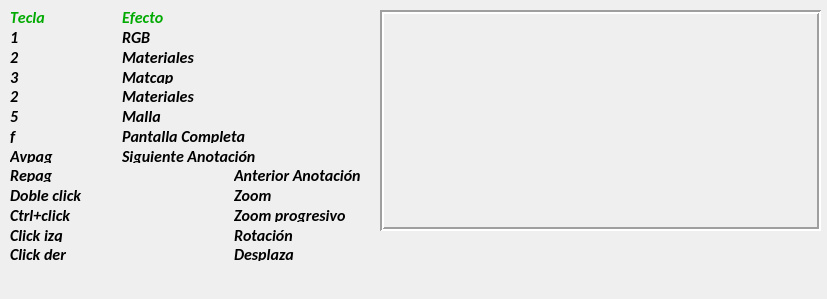
   <widget class="QWidget" name="page_6">
    <property name="geometry">
     <rect>
      <x>0</x>
      <y>0</y>
      <width>827</width>
      <height>299</height>
     </rect>
    </property>
    <attribute name="label">
     <string>Navegación</string>
    </attribute>
    <widget class="QLabel" name="label_6">
     <property name="geometry">
      <rect>
       <x>380</x>
       <y>10</y>
       <width>441</width>
       <height>221</height>
      </rect>
     </property>
     <property name="frameShape">
      <enum>QFrame::Box</enum>
     </property>
     <property name="frameShadow">
      <enum>QFrame::Sunken</enum>
     </property>
     <property name="lineWidth">
      <number>2</number>
     </property>
     <property name="text">
      <string/>
     </property>
     <property name="pixmap">
      <pixmap>../icons/CABO2.jpg</pixmap>
     </property>
     <property name="scaledContents">
      <bool>true</bool>
     </property>
    </widget>
    <widget class="QWidget" name="layoutWidget">
     <property name="geometry">
      <rect>
       <x>10</x>
       <y>10</y>
       <width>351</width>
       <height>251</height>
      </rect>
     </property>
     <layout class="QGridLayout" name="gridLayout_9">
      <item row="0" column="0">
       <widget class="QLabel" name="label_99">
        <property name="font">
         <font>
          <family>Calibri</family>
          <pointsize>12</pointsize>
          <weight>75</weight>
          <italic>true</italic>
          <bold>true</bold>
          <kerning>false</kerning>
         </font>
        </property>
        <property name="styleSheet">
         <string notr="true">color: rgb(0, 170, 0);</string>
        </property>
        <property name="text">
         <string>Tecla</string>
        </property>
       </widget>
      </item>
      <item row="0" column="1" colspan="2">
       <widget class="QLabel" name="label_101">
        <property name="font">
         <font>
          <family>Calibri</family>
          <pointsize>12</pointsize>
          <weight>75</weight>
          <italic>true</italic>
          <bold>true</bold>
          <kerning>false</kerning>
         </font>
        </property>
        <property name="styleSheet">
         <string notr="true">color: rgb(0, 170, 0);</string>
        </property>
        <property name="text">
         <string>Efecto</string>
        </property>
       </widget>
      </item>
      <item row="1" column="0">
       <widget class="QLabel" name="label_100">
        <property name="font">
         <font>
          <family>Calibri</family>
          <pointsize>12</pointsize>
          <weight>75</weight>
          <italic>true</italic>
          <bold>true</bold>
          <kerning>false</kerning>
         </font>
        </property>
        <property name="styleSheet">
         <string notr="true">color: rgb(0, 0, 0);</string>
        </property>
        <property name="text">
         <string>1</string>
        </property>
       </widget>
      </item>
      <item row="1" column="1" colspan="2">
       <widget class="QLabel" name="label_102">
        <property name="font">
         <font>
          <family>Calibri</family>
          <pointsize>12</pointsize>
          <weight>75</weight>
          <italic>true</italic>
          <bold>true</bold>
          <kerning>false</kerning>
         </font>
        </property>
        <property name="styleSheet">
         <string notr="true">color: rgb(0, 0, 0);</string>
        </property>
        <property name="text">
         <string>RGB</string>
        </property>
       </widget>
      </item>
      <item row="2" column="0">
       <widget class="QLabel" name="label_105">
        <property name="font">
         <font>
          <family>Calibri</family>
          <pointsize>12</pointsize>
          <weight>75</weight>
          <italic>true</italic>
          <bold>true</bold>
          <kerning>false</kerning>
         </font>
        </property>
        <property name="styleSheet">
         <string notr="true">color: rgb(0, 0, 0);</string>
        </property>
        <property name="text">
         <string>2</string>
        </property>
       </widget>
      </item>
      <item row="2" column="1" colspan="2">
       <widget class="QLabel" name="label_106">
        <property name="font">
         <font>
          <family>Calibri</family>
          <pointsize>12</pointsize>
          <weight>75</weight>
          <italic>true</italic>
          <bold>true</bold>
          <kerning>false</kerning>
         </font>
        </property>
        <property name="styleSheet">
         <string notr="true">color: rgb(0, 0, 0);</string>
        </property>
        <property name="text">
         <string>Materiales</string>
        </property>
       </widget>
      </item>
      <item row="3" column="0">
       <widget class="QLabel" name="label_104">
        <property name="font">
         <font>
          <family>Calibri</family>
          <pointsize>12</pointsize>
          <weight>75</weight>
          <italic>true</italic>
          <bold>true</bold>
          <kerning>false</kerning>
         </font>
        </property>
        <property name="styleSheet">
         <string notr="true">color: rgb(0, 0, 0);</string>
        </property>
        <property name="text">
         <string>3</string>
        </property>
       </widget>
      </item>
      <item row="3" column="1" colspan="2">
       <widget class="QLabel" name="label_103">
        <property name="font">
         <font>
          <family>Calibri</family>
          <pointsize>12</pointsize>
          <weight>75</weight>
          <italic>true</italic>
          <bold>true</bold>
          <kerning>false</kerning>
         </font>
        </property>
        <property name="styleSheet">
         <string notr="true">color: rgb(0, 0, 0);</string>
        </property>
        <property name="text">
         <string>Matcap</string>
        </property>
       </widget>
      </item>
      <item row="4" column="0">
       <widget class="QLabel" name="label_107">
        <property name="font">
         <font>
          <family>Calibri</family>
          <pointsize>12</pointsize>
          <weight>75</weight>
          <italic>true</italic>
          <bold>true</bold>
          <kerning>false</kerning>
         </font>
        </property>
        <property name="styleSheet">
         <string notr="true">color: rgb(0, 0, 0);</string>
        </property>
        <property name="text">
         <string>2</string>
        </property>
       </widget>
      </item>
      <item row="4" column="1" colspan="2">
       <widget class="QLabel" name="label_108">
        <property name="font">
         <font>
          <family>Calibri</family>
          <pointsize>12</pointsize>
          <weight>75</weight>
          <italic>true</italic>
          <bold>true</bold>
          <kerning>false</kerning>
         </font>
        </property>
        <property name="styleSheet">
         <string notr="true">color: rgb(0, 0, 0);</string>
        </property>
        <property name="text">
         <string>Materiales</string>
        </property>
       </widget>
      </item>
      <item row="5" column="0">
       <widget class="QLabel" name="label_112">
        <property name="font">
         <font>
          <family>Calibri</family>
          <pointsize>12</pointsize>
          <weight>75</weight>
          <italic>true</italic>
          <bold>true</bold>
          <kerning>false</kerning>
         </font>
        </property>
        <property name="styleSheet">
         <string notr="true">color: rgb(0, 0, 0);</string>
        </property>
        <property name="text">
         <string>5</string>
        </property>
       </widget>
      </item>
      <item row="5" column="1" colspan="2">
       <widget class="QLabel" name="label_111">
        <property name="font">
         <font>
          <family>Calibri</family>
          <pointsize>12</pointsize>
          <weight>75</weight>
          <italic>true</italic>
          <bold>true</bold>
          <kerning>false</kerning>
         </font>
        </property>
        <property name="styleSheet">
         <string notr="true">color: rgb(0, 0, 0);</string>
        </property>
        <property name="text">
         <string>Malla</string>
        </property>
       </widget>
      </item>
      <item row="6" column="0">
       <widget class="QLabel" name="label_109">
        <property name="font">
         <font>
          <family>Calibri</family>
          <pointsize>12</pointsize>
          <weight>75</weight>
          <italic>true</italic>
          <bold>true</bold>
          <kerning>false</kerning>
         </font>
        </property>
        <property name="styleSheet">
         <string notr="true">color: rgb(0, 0, 0);</string>
        </property>
        <property name="text">
         <string>f</string>
        </property>
       </widget>
      </item>
      <item row="6" column="1" colspan="2">
       <widget class="QLabel" name="label_110">
        <property name="font">
         <font>
          <family>Calibri</family>
          <pointsize>12</pointsize>
          <weight>75</weight>
          <italic>true</italic>
          <bold>true</bold>
          <kerning>false</kerning>
         </font>
        </property>
        <property name="styleSheet">
         <string notr="true">color: rgb(0, 0, 0);</string>
        </property>
        <property name="text">
         <string>Pantalla Completa</string>
        </property>
       </widget>
      </item>
      <item row="7" column="0">
       <widget class="QLabel" name="label_114">
        <property name="font">
         <font>
          <family>Calibri</family>
          <pointsize>12</pointsize>
          <weight>75</weight>
          <italic>true</italic>
          <bold>true</bold>
          <kerning>false</kerning>
         </font>
        </property>
        <property name="styleSheet">
         <string notr="true">color: rgb(0, 0, 0);</string>
        </property>
        <property name="text">
         <string>Avpag</string>
        </property>
       </widget>
      </item>
      <item row="7" column="1" colspan="2">
       <widget class="QLabel" name="label_113">
        <property name="font">
         <font>
          <family>Calibri</family>
          <pointsize>12</pointsize>
          <weight>75</weight>
          <italic>true</italic>
          <bold>true</bold>
          <kerning>false</kerning>
         </font>
        </property>
        <property name="styleSheet">
         <string notr="true">color: rgb(0, 0, 0);</string>
        </property>
        <property name="text">
         <string>Siguiente Anotación</string>
        </property>
       </widget>
      </item>
      <item row="8" column="0">
       <widget class="QLabel" name="label_115">
        <property name="font">
         <font>
          <family>Calibri</family>
          <pointsize>12</pointsize>
          <weight>75</weight>
          <italic>true</italic>
          <bold>true</bold>
          <kerning>false</kerning>
         </font>
        </property>
        <property name="styleSheet">
         <string notr="true">color: rgb(0, 0, 0);</string>
        </property>
        <property name="text">
         <string>Repag</string>
        </property>
       </widget>
      </item>
      <item row="8" column="2">
       <widget class="QLabel" name="label_116">
        <property name="font">
         <font>
          <family>Calibri</family>
          <pointsize>12</pointsize>
          <weight>75</weight>
          <italic>true</italic>
          <bold>true</bold>
          <kerning>false</kerning>
         </font>
        </property>
        <property name="styleSheet">
         <string notr="true">color: rgb(0, 0, 0);</string>
        </property>
        <property name="text">
         <string>Anterior Anotación</string>
        </property>
       </widget>
      </item>
      <item row="9" column="0">
       <widget class="QLabel" name="label_117">
        <property name="font">
         <font>
          <family>Calibri</family>
          <pointsize>12</pointsize>
          <weight>75</weight>
          <italic>true</italic>
          <bold>true</bold>
          <kerning>false</kerning>
         </font>
        </property>
        <property name="styleSheet">
         <string notr="true">color: rgb(0, 0, 0);</string>
        </property>
        <property name="text">
         <string>Doble click</string>
        </property>
       </widget>
      </item>
      <item row="9" column="2">
       <widget class="QLabel" name="label_118">
        <property name="font">
         <font>
          <family>Calibri</family>
          <pointsize>12</pointsize>
          <weight>75</weight>
          <italic>true</italic>
          <bold>true</bold>
          <kerning>false</kerning>
         </font>
        </property>
        <property name="styleSheet">
         <string notr="true">color: rgb(0, 0, 0);</string>
        </property>
        <property name="text">
         <string>Zoom</string>
        </property>
       </widget>
      </item>
      <item row="10" column="0" colspan="2">
       <widget class="QLabel" name="label_119">
        <property name="font">
         <font>
          <family>Calibri</family>
          <pointsize>12</pointsize>
          <weight>75</weight>
          <italic>true</italic>
          <bold>true</bold>
          <kerning>false</kerning>
         </font>
        </property>
        <property name="styleSheet">
         <string notr="true">color: rgb(0, 0, 0);</string>
        </property>
        <property name="text">
         <string>Ctrl+click</string>
        </property>
       </widget>
      </item>
      <item row="10" column="2">
       <widget class="QLabel" name="label_120">
        <property name="font">
         <font>
          <family>Calibri</family>
          <pointsize>12</pointsize>
          <weight>75</weight>
          <italic>true</italic>
          <bold>true</bold>
          <kerning>false</kerning>
         </font>
        </property>
        <property name="styleSheet">
         <string notr="true">color: rgb(0, 0, 0);</string>
        </property>
        <property name="text">
         <string>Zoom progresivo</string>
        </property>
       </widget>
      </item>
      <item row="11" column="0" colspan="2">
       <widget class="QLabel" name="label_121">
        <property name="font">
         <font>
          <family>Calibri</family>
          <pointsize>12</pointsize>
          <weight>75</weight>
          <italic>true</italic>
          <bold>true</bold>
          <kerning>false</kerning>
         </font>
        </property>
        <property name="styleSheet">
         <string notr="true">color: rgb(0, 0, 0);</string>
        </property>
        <property name="text">
         <string>Click izq</string>
        </property>
       </widget>
      </item>
      <item row="11" column="2">
       <widget class="QLabel" name="label_122">
        <property name="font">
         <font>
          <family>Calibri</family>
          <pointsize>12</pointsize>
          <weight>75</weight>
          <italic>true</italic>
          <bold>true</bold>
          <kerning>false</kerning>
         </font>
        </property>
        <property name="styleSheet">
         <string notr="true">color: rgb(0, 0, 0);</string>
        </property>
        <property name="text">
         <string>Rotación</string>
        </property>
       </widget>
      </item>
      <item row="12" column="0" colspan="2">
       <widget class="QLabel" name="label_123">
        <property name="font">
         <font>
          <family>Calibri</family>
          <pointsize>12</pointsize>
          <weight>75</weight>
          <italic>true</italic>
          <bold>true</bold>
          <kerning>false</kerning>
         </font>
        </property>
        <property name="styleSheet">
         <string notr="true">color: rgb(0, 0, 0);</string>
        </property>
        <property name="text">
         <string>Click der</string>
        </property>
       </widget>
      </item>
      <item row="12" column="2">
       <widget class="QLabel" name="label_124">
        <property name="font">
         <font>
          <family>Calibri</family>
          <pointsize>12</pointsize>
          <weight>75</weight>
          <italic>true</italic>
          <bold>true</bold>
          <kerning>false</kerning>
         </font>
        </property>
        <property name="styleSheet">
         <string notr="true">color: rgb(0, 0, 0);</string>
        </property>
        <property name="text">
         <string>Desplaza</string>
        </property>
       </widget>
      </item>
     </layout>
    </widget>
   </widget>
